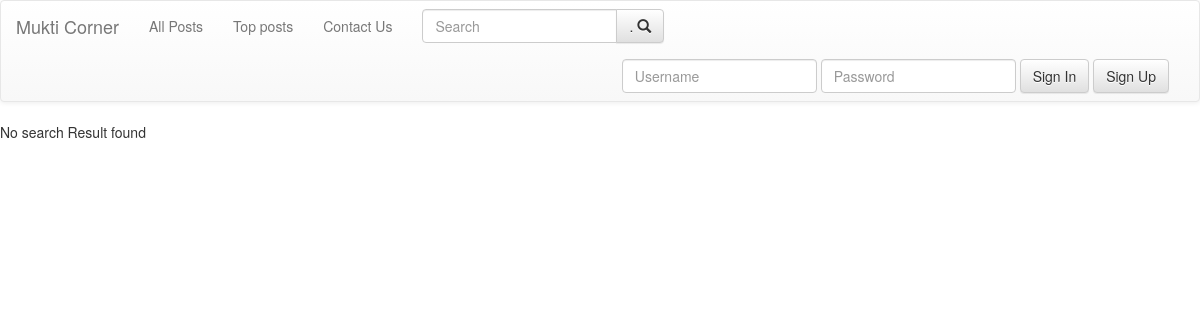
The page /posts/search.php on the database as committed earlier.
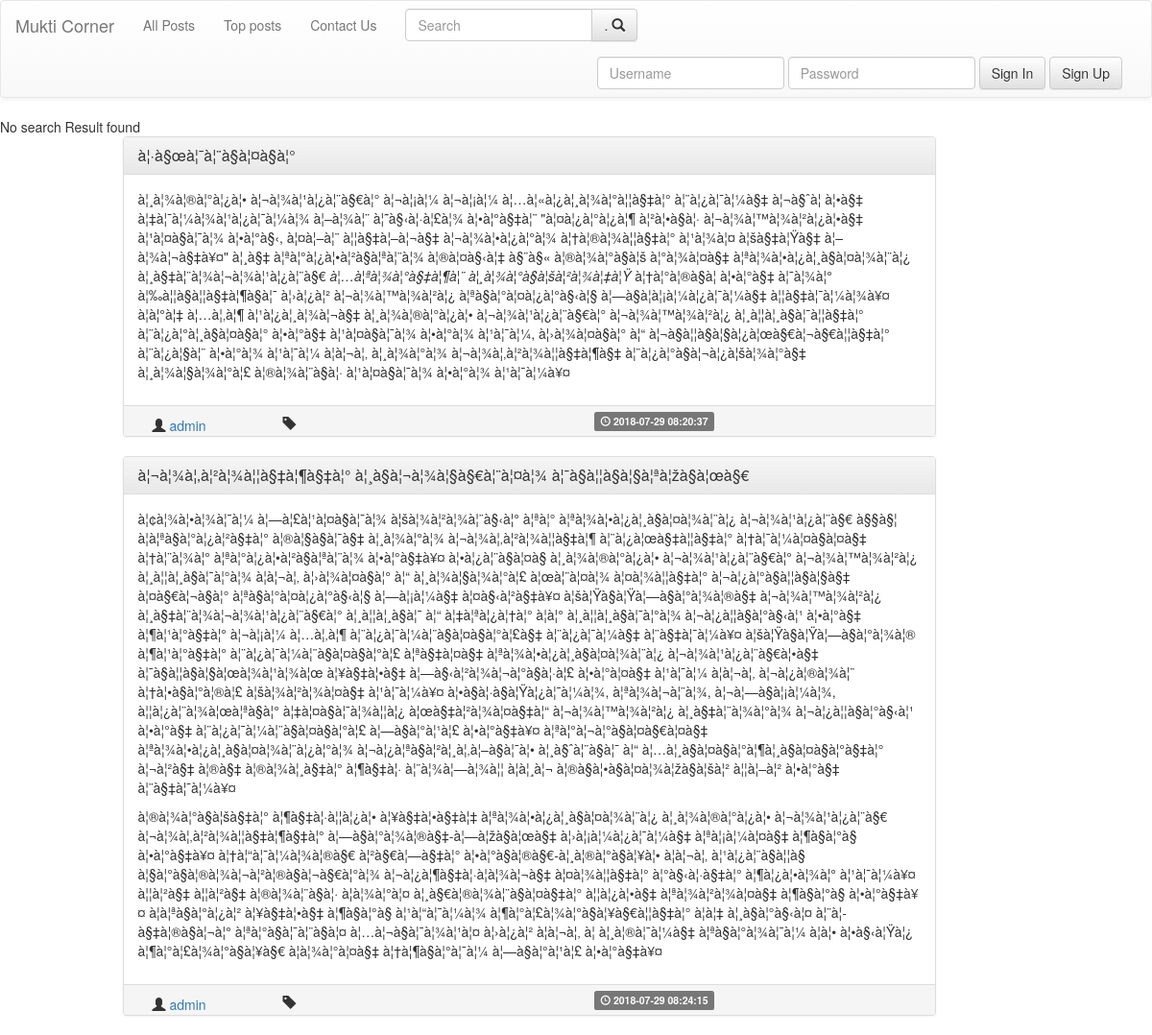
The same page on the database as committed later.
### tables this page shows
CREATE TABLE `posts` (
  `postID` int(11) NOT NULL,
  `postTitle` varchar(200) NOT NULL,
  `postDesc` varchar(10000) NOT NULL,
  `postTime` timestamp NOT NULL DEFAULT CURRENT_TIMESTAMP ON UPDATE CURRENT_TIMESTAMP,
  `postTag` varchar(40) NOT NULL,
  `postAuthor` varchar(40) NOT NULL
);

### include/url_posts.php (called while the page is built, shortened)
<?php
$index_url='../index.php';
$posts_url='posts.php';
$top_posts_url='../posts/topposts.php';
$login_url='../users/login.php';
$register_url='../users/register.php';
$search_url='../posts/search.php';
$contact_us_url='../users/contact_us.php';
include("../include/navbar.php");
include("../include/bootstrap_cdn.php");
?>

### include/frame_post.php (the view, shortened to what this page needs)
<?php
	include_once("bootstrap_cdn.php");
?>
<div class="container">
		<div class="row">
			<div class="col-md-9 col-md-offset-1">
			<div class="panel panel-default">
		  		<div class="panel-heading">
		    		<h3 class="panel-title">
		    			<a href=<?php echo "post.php?id="; echo $id; ?> ><?php echo $title; ?></a>
		    		</h3>
		  		</div>
		  		<div class="panel-body">
						<?php
							echo $desc;
		    		?>
		  		</div>
		  		<div class="panel-footer">
						<span class="col-sm-2">
				  			<span class="glyphicon glyphicon-user" aria-hidden="true"></span>
				  			<a href=<?php echo "../users/profile.php?user="; echo $author; ?> >
										<?php echo $author?>
				  			</a>
					</span>
					<span class="col-sm-2">
							<span class="glyphicon glyphicon-tag" aria-hidden="true"></span>
					</span>
						<span class="col-sm-3">
						</span>
		  			<span class="label label-default">
							<span class="glyphicon glyphicon-time" aria-hidden="true"></span> <?php echo $time ?>
						</span>
		  		</div>
			</div>
		</div>
		</div>
</div>

### include/navbar.php (shortened to what this page needs)
<nav class="navbar navbar-default">
  <div class="container-fluid">
    <div class="navbar-header">
      <a class="navbar-brand" href= <?php echo "$index_url" ?> >Mukti Corner</a>
    </div>
    <div class="collapse navbar-collapse" id="bs-example-navbar-collapse-1">
      <ul class="nav navbar-nav">
        <li><a href=<?php echo $posts_url; ?> >
          All Posts
        </a></li>
        <li><a href=<?php echo $top_posts_url; ?>  >Top posts</a></li>
        <li><a href=<?php echo $contact_us_url; ?>  >Contact Us</a></li>
      </ul>
         <form class="navbar-form pull-left" role="search" action=<?php echo $search_url; ?> method="post">
            <div class="input-group">
               <input type="text" class="form-control" placeholder="Search" name="q">
               <div class="input-group-btn">
                  <button type="submit" class="btn btn-default" name="submit"> .
                    <span class="glyphicon glyphicon-search"></span>
                  </button>
               </div>
            </div>
          </form>
      <ul class="nav navbar-nav navbar-right">
       <?php
            if(!isset($_SESSION['username'])) {
                include("loginform.php");
              }
            else {
                include("userdetail.php");
              }
       ?>
      </ul>
    </div>
  </div>
</nav>

### include/loginform.php
<form class="navbar-form navbar-left" action=<?php echo $login_url; ?> method="POST">
        <div class="form-group">
          	<input type="text" class="form-control" placeholder="Username" name="username">
        </div>
        <div class="form-group">
          	<input type="password" class="form-control" placeholder="Password" name="password">
        </div>
        <button type="submit" class="btn btn-default" name="submit">Sign In</button>
        <a href=<?php echo $register_url; ?> class="btn btn-default">Sign Up</a>
 </form>

### include/bootstrap_cdn.php (shortened to what this page needs)
<html>
<head>
<link rel="stylesheet" href="https://maxcdn.bootstrapcdn.com/bootstrap/3.3.5/css/bootstrap.min.css">
<link rel="stylesheet" href="https://maxcdn.bootstrapcdn.com/bootstrap/3.3.5/css/bootstrap-theme.min.css">
</head>
</html>

### posts/search.php (shortened to what this page needs)
<?php
include("../include/url_posts.php");
if(isset($_POST['submit'])) {
	$q=$_POST['q'];
} else {
	printf("No search Result found");
	$q='';
}
$query="SELECT *
		FROM posts
		WHERE postTitle like '% $q %' OR
					postTag like '$q' OR
					postDesc like '$q' OR
					postAuthor like '$q'
		";
$result=mysqli_query($conn , $query);
if(mysqli_num_rows($result)) {
	while($post=mysqli_fetch_assoc($result)) {
		$id=$post['postID'];
		$title=$post['postTitle'];
		$desc=$post['postDesc'];
		$author=$post['postAuthor'];
		$time=$post['postTime'];
		include("../include/frame_post.php");
	}
}
?>

Rows that differ between the two databases and show on the page:
added posts: postTitle "à¦·à§œà¦¯à¦¨à§à¦¤à§à¦°", postDesc "à¦¸à¦¾à¦®à¦°à¦¿à¦• à¦¬à¦¾à¦¹à¦¿à¦¨à§€à¦° à¦¬à¦¡à¦¼ à¦¬à¦¡à¦¼ à¦…à¦«à¦¿à¦¸à¦¾à¦°à¦¦à§‡à¦° à¦¨à¦¿à¦¯à¦¼à§‡ à¦¬à§ˆà¦ à¦•à§‡ à¦‡à¦¯à¦¼à¦¾à¦¹à¦¿à¦¯à¦¼à¦¾ à¦–à¦¾à¦¨ à¦˜à§‹à¦·à¦£à¦¾ à¦•à¦°à§‡à¦¨ \"à¦¤à¦¿à¦°à¦¿à¦¶ à¦²à¦•à§à¦· à¦¬à¦¾à¦™à¦¾à¦²à¦¿à¦•à§‡ à¦¹à¦¤à§à¦¯à¦¾ à¦•à¦°à§‹, à¦¤à¦–à¦¨ à¦¦à§‡à¦–à¦¬à§‡ à¦¬à¦¾à¦•à¦¿à¦°à¦¾ à¦†à¦®à¦¾à¦¦à§‡à¦° à¦¹à¦¾à¦¤ à¦šà§‡à¦Ÿà§‡ à¦–à¦¾à¦¬à§‡à¥¤\" à¦¸à§‡ à¦ªà¦°à¦¿à¦•à¦²à§à¦ªà¦¨à¦¾ à¦®à¦¤à§‹à¦‡ à§¨à§« à¦®à¦¾à¦°à§à¦š à¦°à¦¾à¦¤à§‡ à¦ªà¦¾à¦•à¦¿à¦¸à§à¦¤à¦¾à¦¨à¦¿ à¦¸à§‡à¦¨à¦¾à¦¬à¦¾à¦¹à¦¿à¦¨à§€ à¦…à¦ªà¦¾à¦°à§‡à¦¶à¦¨ à¦¸à¦¾à¦°à§à¦šà¦²à¦¾à¦‡à¦Ÿ à¦†à¦°à¦®à§à¦­ à¦•à¦°à§‡ à¦¯à¦¾à¦° à¦‰à¦¦à§à¦¦à§‡à¦¶à§à¦¯ à¦›à¦¿à¦² à¦¬à¦¾à¦™à¦¾à¦²à¦¿ à¦ªà§à¦°à¦¤à¦¿à¦°à§‹à¦§…", postAuthor "admin", postTime "2018-07-29 08:20:37"
added posts: postTitle "à¦¬à¦¾à¦‚à¦²à¦¾à¦¦à§‡à¦¶à§‡à¦° à¦¸à§à¦¬à¦¾à¦§à§€à¦¨à¦¤à¦¾ à¦¯à§à¦¦à§à¦§à¦ªà¦žà§à¦œà§€", postDesc "à¦¢à¦¾à¦•à¦¾à¦¯à¦¼ à¦—à¦£à¦¹à¦¤à§à¦¯à¦¾ à¦šà¦¾à¦²à¦¾à¦¨à§‹à¦° à¦ªà¦° à¦ªà¦¾à¦•à¦¿à¦¸à§à¦¤à¦¾à¦¨à¦¿ à¦¬à¦¾à¦¹à¦¿à¦¨à§€ à§§à§¦ à¦à¦ªà§à¦°à¦¿à¦²à§‡à¦° à¦®à¦§à§à¦¯à§‡ à¦¸à¦¾à¦°à¦¾ à¦¬à¦¾à¦‚à¦²à¦¾à¦¦à§‡à¦¶ à¦¨à¦¿à¦œà§‡à¦¦à§‡à¦° à¦†à¦¯à¦¼à¦¤à§à¦¤à§‡ à¦†à¦¨à¦¾à¦° à¦ªà¦°à¦¿à¦•à¦²à§à¦ªà¦¨à¦¾ à¦•à¦°à§‡à¥¤ à¦•à¦¿à¦¨à§à¦¤à§ à¦¸à¦¾à¦®à¦°à¦¿à¦• à¦¬à¦¾à¦¹à¦¿à¦¨à§€à¦° à¦¬à¦¾à¦™à¦¾à¦²à¦¿ à¦¸à¦¦à¦¸à§à¦¯à¦°à¦¾ à¦à¦¬à¦‚ à¦›à¦¾à¦¤à§à¦° à¦“ à¦¸à¦¾à¦§à¦¾à¦°à¦£ à¦œà¦¨à¦¤à¦¾ à¦¤à¦¾à¦¦à§‡à¦° à¦¬à¦¿à¦°à§à¦¦à§à¦§à§‡ à¦¤à§€à¦¬à§à¦° à¦ªà§à¦°à¦¤à¦¿à¦°à§‹à¦§ à¦—à¦¡à¦¼à§‡ à¦¤à§‹à¦²à§‡à¥¤ à¦šà¦Ÿà§à¦Ÿà¦—à§à¦°à¦¾à¦®à§‡ à¦¬à¦¾à¦™à¦¾à¦²à¦¿ à¦¸à§‡à¦¨à¦¾à¦¬à¦¾à¦¹à¦¿à¦¨à§€à¦° à¦¸à¦¦à¦¸à§à¦¯ à¦“ à¦‡à¦ªà¦¿à¦†à¦°…", postAuthor "admin", postTime "2018-07-29 08:24:15"
